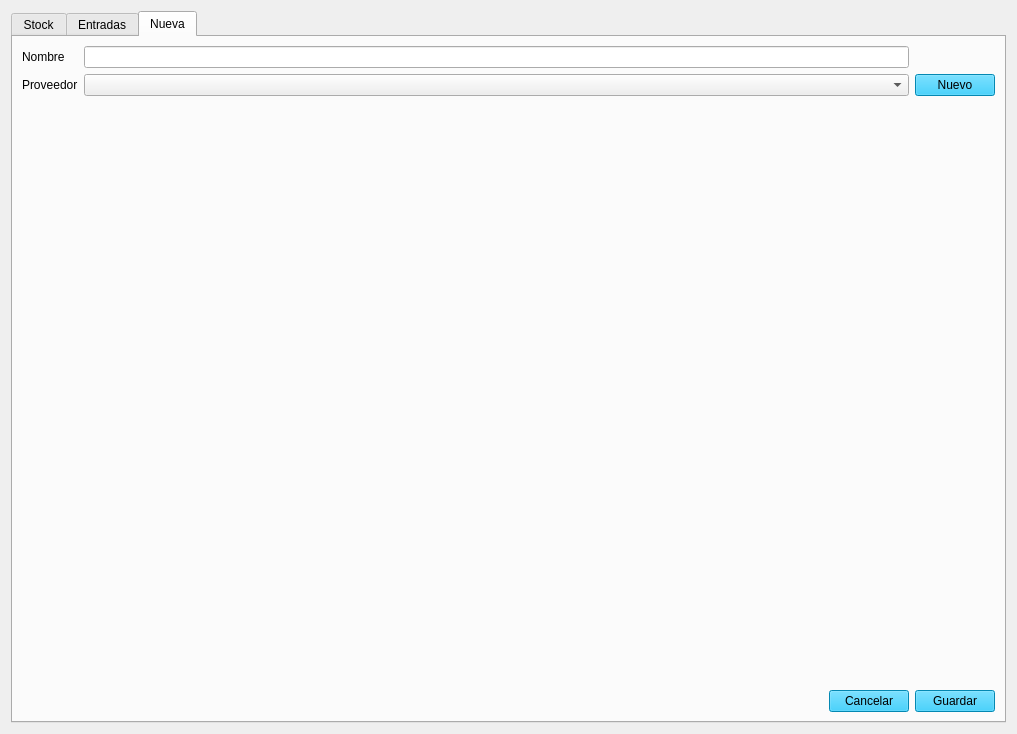
<?xml version="1.0" encoding="UTF-8"?>
<ui version="4.0">
 <class>Form</class>
 <widget class="QWidget" name="Form">
  <property name="windowModality">
   <enum>Qt::WindowModality::WindowModal</enum>
  </property>
  <property name="geometry">
   <rect>
    <x>0</x>
    <y>0</y>
    <width>1017</width>
    <height>734</height>
   </rect>
  </property>
  <property name="windowTitle">
   <string>Materias Primas</string>
  </property>
  <property name="styleSheet">
   <string notr="true">QPushButton{background-color: rgb(6, 191, 249);}
</string>
  </property>
  <layout class="QGridLayout" name="gridLayout_2">
   <item row="0" column="0">
    <widget class="QTabWidget" name="tabWidget">
     <property name="currentIndex">
      <number>2</number>
     </property>
     <widget class="QWidget" name="tab_detalle_mp">
      <attribute name="title">
       <string>Stock</string>
      </attribute>
      <layout class="QVBoxLayout" name="verticalLayout_2">
       <item>
        <layout class="QHBoxLayout" name="horizontalLayout_3">
         <item>
          <widget class="QLineEdit" name="le_buscar_mp">
           <property name="placeholderText">
            <string>Buscar por nombre...</string>
           </property>
           <property name="clearButtonEnabled">
            <bool>true</bool>
           </property>
          </widget>
         </item>
        </layout>
       </item>
       <item>
        <widget class="QTableView" name="tv_mat_primas"/>
       </item>
       <item>
        <layout class="QHBoxLayout" name="horizontalLayout_4">
         <item>
          <spacer name="horizontalSpacer_2">
           <property name="orientation">
            <enum>Qt::Orientation::Horizontal</enum>
           </property>
           <property name="sizeHint" stdset="0">
            <size>
             <width>40</width>
             <height>20</height>
            </size>
           </property>
          </spacer>
         </item>
         <item>
          <widget class="QPushButton" name="btn_ver_detalle_mp">
           <property name="text">
            <string>Ver</string>
           </property>
          </widget>
         </item>
         <item>
          <widget class="QPushButton" name="btn_cerrar_listado_mp">
           <property name="text">
            <string>Cerrar</string>
           </property>
          </widget>
         </item>
        </layout>
       </item>
      </layout>
     </widget>
     <widget class="QWidget" name="tab_entradas_mp">
      <attribute name="title">
       <string>Entradas</string>
      </attribute>
      <layout class="QHBoxLayout" name="horizontalLayout_5">
       <item>
        <widget class="QTableView" name="tv_entradas_list"/>
       </item>
      </layout>
     </widget>
     <widget class="QWidget" name="tab_nuevo_mp">
      <attribute name="title">
       <string>Nueva</string>
      </attribute>
      <layout class="QVBoxLayout" name="verticalLayout_8">
       <item>
        <layout class="QVBoxLayout" name="verticalLayout_7">
         <item>
          <layout class="QHBoxLayout" name="horizontalLayout_10">
           <item>
            <layout class="QGridLayout" name="gridLayout">
             <item row="1" column="0">
              <widget class="QLabel" name="lbl_proveedor_nueva">
               <property name="text">
                <string>Proveedor</string>
               </property>
              </widget>
             </item>
             <item row="1" column="2">
              <widget class="QPushButton" name="btn_prov_new_nueva">
               <property name="text">
                <string>Nuevo</string>
               </property>
              </widget>
             </item>
             <item row="1" column="1">
              <widget class="QComboBox" name="cb_proveedor_nueva"/>
             </item>
             <item row="0" column="0">
              <widget class="QLabel" name="lbl_nombre_nueva">
               <property name="text">
                <string>Nombre</string>
               </property>
              </widget>
             </item>
             <item row="0" column="1">
              <widget class="QLineEdit" name="le_nombre_nueva">
               <property name="clearButtonEnabled">
                <bool>true</bool>
               </property>
              </widget>
             </item>
            </layout>
           </item>
          </layout>
         </item>
         <item>
          <spacer name="verticalSpacer">
           <property name="orientation">
            <enum>Qt::Orientation::Vertical</enum>
           </property>
           <property name="sizeType">
            <enum>QSizePolicy::Policy::Expanding</enum>
           </property>
           <property name="sizeHint" stdset="0">
            <size>
             <width>20</width>
             <height>20</height>
            </size>
           </property>
          </spacer>
         </item>
         <item>
          <layout class="QHBoxLayout" name="horizontalLayout_9">
           <item>
            <spacer name="horizontalSpacer">
             <property name="orientation">
              <enum>Qt::Orientation::Horizontal</enum>
             </property>
             <property name="sizeHint" stdset="0">
              <size>
               <width>40</width>
               <height>20</height>
              </size>
             </property>
            </spacer>
           </item>
           <item>
            <widget class="QPushButton" name="btn_cancelar_nueva_mp">
             <property name="text">
              <string>Cancelar</string>
             </property>
            </widget>
           </item>
           <item>
            <widget class="QPushButton" name="btn_guardar_nueva_mp">
             <property name="text">
              <string>Guardar</string>
             </property>
            </widget>
           </item>
          </layout>
         </item>
        </layout>
       </item>
      </layout>
     </widget>
    </widget>
   </item>
  </layout>
 </widget>
 <resources/>
 <connections/>
</ui>
